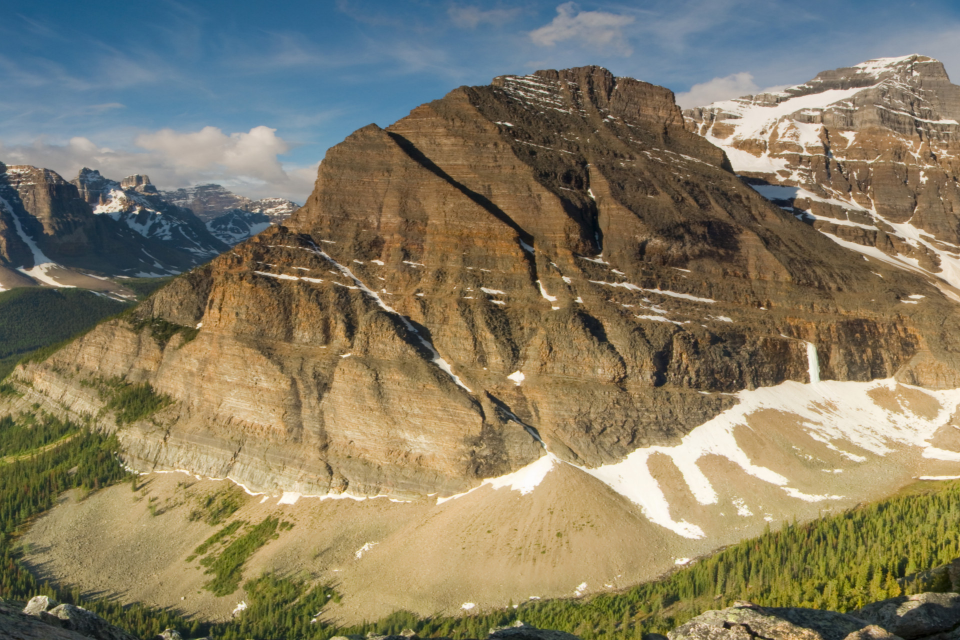
#> input picture opencv/misc/slides/hist/backproj/mtn1.jpg, 1920 x 1280 px (shown at 1/2 size)
$ python backproj.py
#> lines starting #> are read from the running program, lines starting #| are printed output that depends on the picture

import cv2
import numpy as np

roi = cv2.imread('mtn1.jpg')
#> roi is the input picture: shape (1280, 1920, 3); mean B, G, R 99.7, 123.5, 131.8
hsv = cv2.cvtColor(roi, cv2.COLOR_BGR2HSV)
#> hsv: shape (1280, 1920, 3); mean H, S, V 39, 102, 143.8

target = cv2.imread('mtn2_lo.jpg')
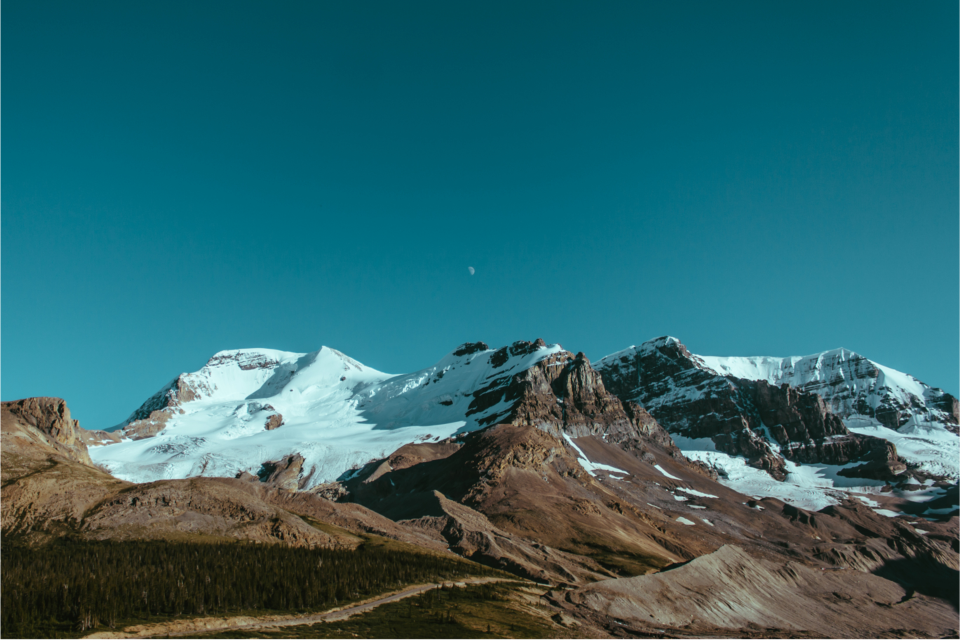
#> input picture opencv/misc/slides/hist/backproj/mtn2_lo.jpg, 1920 x 1280 px (shown at 1/2 size)
#> target is the input picture: shape (1280, 1920, 3); mean B, G, R 107.7, 101.2, 45.1
hsvt = cv2.cvtColor(target, cv2.COLOR_BGR2HSV)
#> hsvt: shape (1280, 1920, 3); mean H, S, V 74.3, 172.9, 115.8

mask = np.zeros(np.shape(roi), np.uint8)
mask[302:1000, 766:1617] = 255 #766 302, 1617, 1000

# calculating the object histogram
roihist = cv2.calcHist([hsv], [0, 1], None, [180, 256], [0, 180, 0, 256])
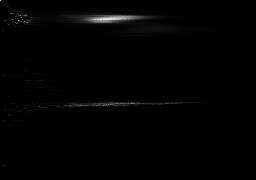
#> roihist: shape (180, 256) float32; min 0, max 6133, mean 53.3; drawn with min black and max white

# normalize the histogram and apply Backprojection
cv2.normalize(roihist, roihist, 0, 255, cv2.NORM_MINMAX)
# cv2.imshow('roihist' ,roihist)
dst = cv2.calcBackProject([hsvt], [0, 1], roihist, [0, 180, 0, 256], 1)
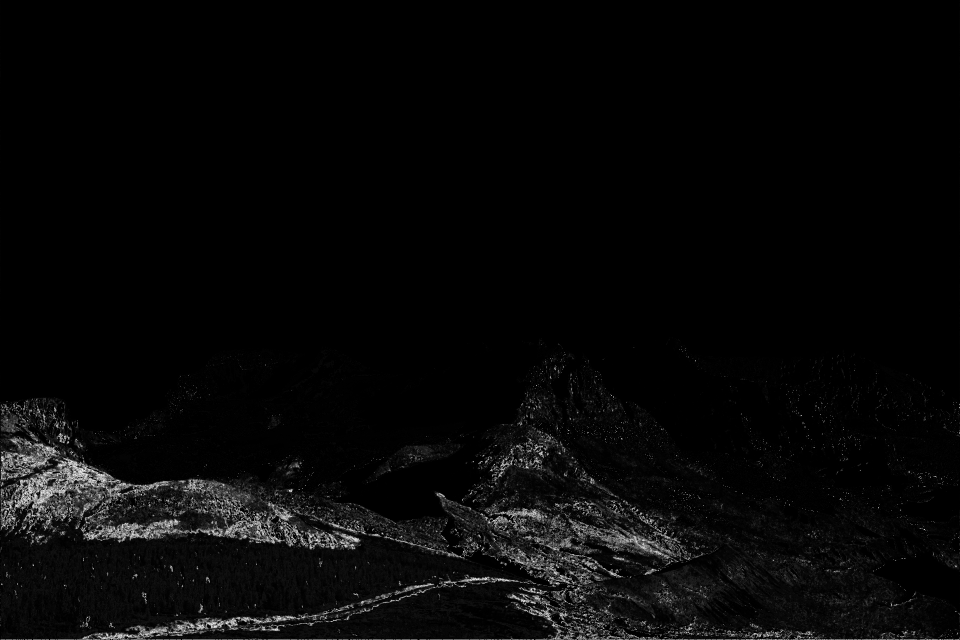
#> dst: shape (1280, 1920) (shown at 1/2 size); min 0, max 255, mean 7.4

# # now convolute with circular disk
disk = cv2.getStructuringElement(cv2.MORPH_ELLIPSE, (5,5))
cv2.filter2D(dst, -1, disk, dst)
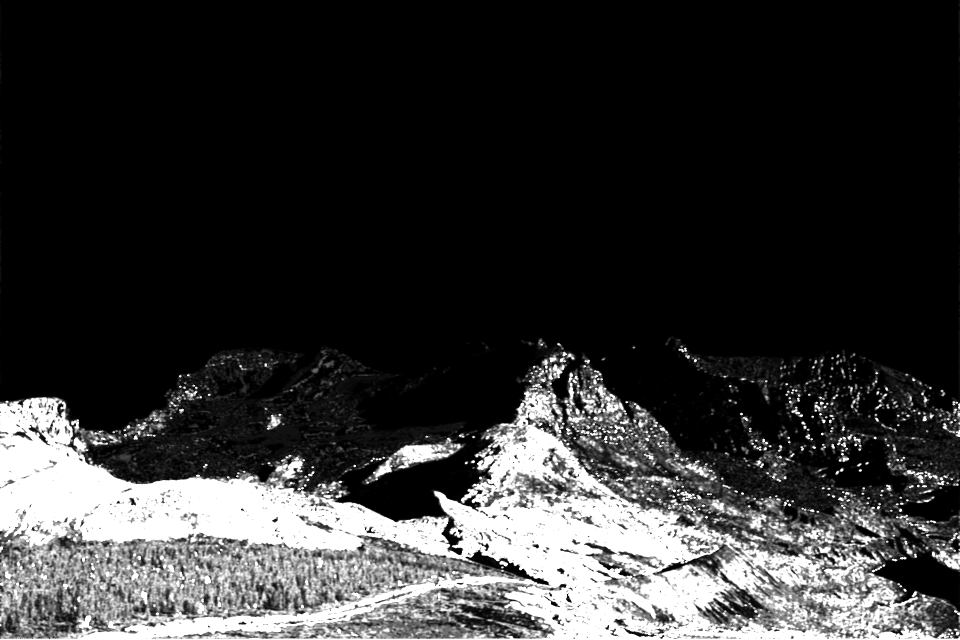
#> dst: shape (1280, 1920) (shown at 1/2 size); min 0, max 255, mean 50.9
# [6 lines of commented-out code are left out]
cv2.imwrite('dst.jpg', dst)
cv2.imwrite('hist.jpg', roihist)
# res = np.vstack((target, thresh, res))
# cv2.imwrite('res.jpg', res)
